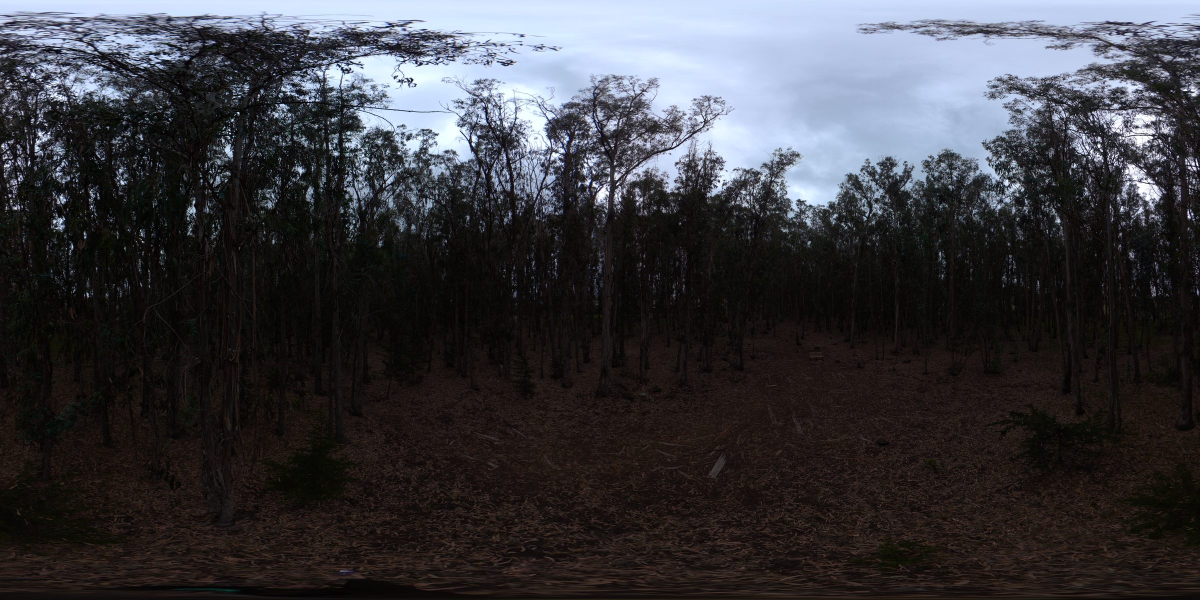
#> input picture examples/example-360-equirectangular.jpg, 2400 x 1200 px (shown at 1/2 size)
$ python gen_reference.py
#> lines starting #> are read from the running program, lines starting #| are printed output that depends on the picture; after the words box and inside, x2 and y2 are one past the last pixel; in counts of white or black regions, pixels touching at a corner belong together
### reference/hemi_pipeline.py
"""
Reference implementation of the core hemispherical-photo transforms.

This is a desktop prototype that documents the math the web app reimplements
in the browser. Given a 360deg equirectangular photo and a "north" direction,
it:

  1. Projects the upper hemisphere to a compass-aligned circular (fisheye)
     image, north-up.
  2. Thresholds sky vs. obstruction (Otsu on the blue channel).
  3. Traces the sun's path for a location/date and overlays it on the image,
     marking each step open (sky) or blocked (obstruction).
  4. Reports simple openness metrics (fraction of sky by zenith ring).

It is intentionally dependency-light and side-effect-free except for the CLI
demo at the bottom.

Deps: numpy, opencv-python(-headless), pysolar. (matplotlib only if you want
to add a viewer.)

CLI demo (runs on the bundled example):
    python hemi_pipeline.py \
        --image ../examples/example-360-equirectangular.jpg \
        --north-frac 0.27353 \
        --lat 35.3102 --lon -120.8326 \
        --date 2026-03-15 --tz -7 \
        --out /tmp/hemi_out

Coordinate conventions (output image):
    center = zenith (straight up), edge = horizon.
    up = north, right = east, down = south, left = west.
"""

import argparse
import math
from datetime import datetime, timedelta, timezone
from pathlib import Path

import cv2
import numpy as np
from pysolar.solar import get_altitude, get_azimuth


# --- Projection ------------------------------------------------------------

def equirect_to_hemispherical(equirect_img, north_azimuth_deg=0.0):
    """Project the upper half of an equirectangular image to a north-up
    circular hemisphere.

    ``north_azimuth_deg`` is the equirectangular azimuth (-180..+180) that
    should point up in the output; it is baked into the projection so no
    post-rotation is needed. center = zenith, edge = horizon.
    """
    h, w = equirect_img.shape[:2]
    top_half = equirect_img[:h // 2, :]

    size = w                      # output diameter = input width (full res)
    cx = cy = size // 2
    radius = size // 2

    ys, xs = np.mgrid[0:size, 0:size]
    dx = (xs - cx).astype(np.float32)
    dy = (ys - cy).astype(np.float32)
    r = np.sqrt(dx ** 2 + dy ** 2)
    theta = np.arctan2(dy, dx)

    # r=0 -> zenith, r=radius -> horizon
    zenith_frac = r / radius
    src_y = (zenith_frac * (h // 2 - 1)).astype(np.float32)

    # up (-y) should map to north_azimuth_deg
    north_rad = np.deg2rad(north_azimuth_deg)
    azimuth = theta + north_rad + np.pi / 2
    azimuth_frac = ((azimuth + np.pi) / (2 * np.pi)) % 1.0
    src_x = (azimuth_frac * (w - 1)).astype(np.float32)

    mask = r <= radius
    map_x = np.where(mask, src_x, 0).astype(np.float32)
    map_y = np.where(mask, src_y, 0).astype(np.float32)

    out = cv2.remap(top_half, map_x, map_y, cv2.INTER_LINEAR)
    out[~mask] = 0
    return out


def north_frac_to_azimuth(north_frac):
    """Convert a horizontal fraction (0..1 across the equirectangular width,
    where the north reference sits) to an azimuth offset in degrees.

    x=0 is the left edge (azimuth -180), center is 0 (camera front)."""
    return north_frac * 360.0 - 180.0


# --- Thresholding ----------------------------------------------------------

# [15 lines left out: function threshold_sky, not called in this run]


def openness_by_ring(binary):
    """Fraction of sky pixels in each 10deg zenith ring (0-10 ... 80-90) plus
    the overall openness. Pure image measure, no models."""
    size = binary.shape[0]
    cx = cy = size // 2
    radius = size // 2
    ys, xs = np.mgrid[0:size, 0:size]
    r = np.sqrt((xs - cx) ** 2 + (ys - cy) ** 2)
    zenith_deg = (r / radius) * 90.0
    is_sky = binary > 127
    in_circle = r <= radius

    rings = {}
    for z in range(0, 90, 10):
        m = in_circle & (zenith_deg >= z) & (zenith_deg < z + 10)
        n = int(m.sum())
        rings[f"{z}-{z + 10}"] = round(float((is_sky & m).sum() / n), 4) if n else 0.0
    total = float((is_sky & in_circle).sum() / in_circle.sum()) if in_circle.sum() else 0.0
    return {"by_ring": rings, "total_openness": round(total, 4)}


# --- Sun path --------------------------------------------------------------

# [10 lines left out: function sun_position_to_pixel, not called in this run]


def solar_path(lat, lon, date, tz_offset_hours, step_minutes=2):
    """Sun positions (datetime, altitude, azimuth) above the horizon for a day.
    ``tz_offset_hours`` is the local UTC offset (e.g. -8 for PST, -7 for PDT)."""
    tz = timezone(timedelta(hours=tz_offset_hours))
    out = []
    for minutes in range(5 * 60, 20 * 60 + 1, step_minutes):
        t = date.replace(hour=minutes // 60, minute=minutes % 60,
                         second=0, tzinfo=tz)
        alt = get_altitude(lat, lon, t)
        if alt > 0:
            out.append((t, alt, get_azimuth(lat, lon, t)))
    return out


# [59 lines left out: functions overlay_solar_path, _main, not called in this run]


# [2 lines that do not run on import are left out]

### validation/gen_reference.py
"""Generate ground-truth data from the Python reference implementation for
validating the JS port (run compare.js afterwards).

Usage:
    pip install numpy opencv-python-headless pysolar
    python validation/gen_reference.py [outdir]

Writes to <outdir> (default validation/_truth):
    meta.json        image size, params, otsu value, openness metrics, sun path
    equirect.rgba    full equirect image as raw RGBA (input for the JS side)
    hemi.rgb         reference hemisphere as raw RGB
    binary.u8        reference sky mask (0/255)
"""
import json
import sys
from datetime import datetime
from pathlib import Path

import cv2
import numpy as np

ROOT = Path(__file__).resolve().parent.parent
sys.path.insert(0, str(ROOT / "reference"))
import hemi_pipeline as ref  # noqa: E402

IMAGE = ROOT / "examples" / "example-360-equirectangular.jpg"
NORTH_FRAC = 0.27353
LAT, LON, TZ = 35.3102, -120.8326, -7
DATE = datetime(2026, 3, 15)

out = Path(sys.argv[1]) if len(sys.argv) > 1 else Path(__file__).parent / "_truth"
out.mkdir(parents=True, exist_ok=True)

img = cv2.imread(str(IMAGE))
#> img is the input picture: shape (1200, 2400, 3); mean B, G, R 62.7, 58, 58.4
h, w = img.shape[:2]
#> h = 1200; w = 2400

rgba = np.dstack([cv2.cvtColor(img, cv2.COLOR_BGR2RGB),
                  np.full((h, w), 255, np.uint8)])
rgba.tofile(out / "equirect.rgba")

az = ref.north_frac_to_azimuth(NORTH_FRAC)
hemi = ref.equirect_to_hemispherical(img, north_azimuth_deg=az)
#> in equirect_to_hemispherical, `top_half = equirect_img[:h // 2, :]`:
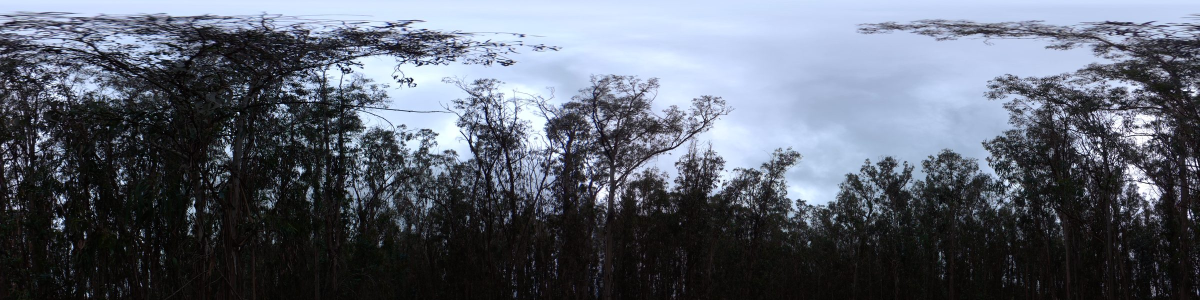
#> top_half: shape (600, 2400, 3) (shown at 1/2 size); mean B, G, R 109.3, 97.2, 91.1
#> in equirect_to_hemispherical, `theta = np.arctan2(dy, dx)`:
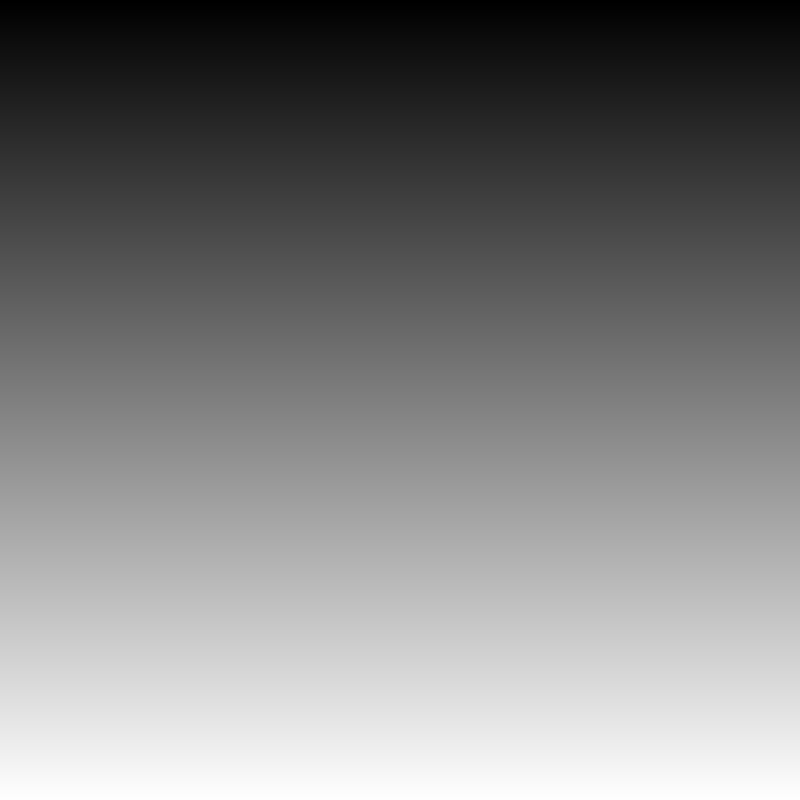
#> dy: shape (2400, 2400) float32 (shown at 1/3 size); min -1200, max 1199, mean -0.5; drawn with min black and max white
#> in equirect_to_hemispherical, `map_x = np.where(mask, src_x, 0).astype(np.float32)`:
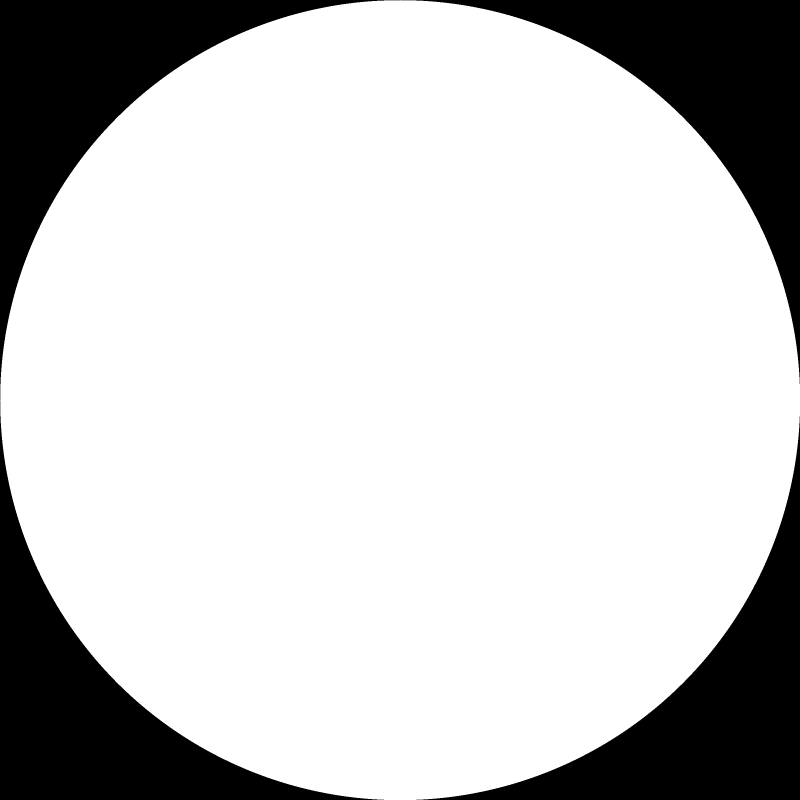
#> mask: shape (2400, 2400) bool (shown at 1/3 size); 78.5% white; 4 black regions, box (x1, y1, x2, y2) and area: (0, 0, 1200, 1200) 310252, (1201, 0, 2400, 1152) 309052, (0, 1201, 1152, 2400) 309052, (1249, 1249, 2400, 2400) 307853
#> in equirect_to_hemispherical, `out = cv2.remap(top_half, map_x, map_y, cv2.INTER_LINEAR)`:
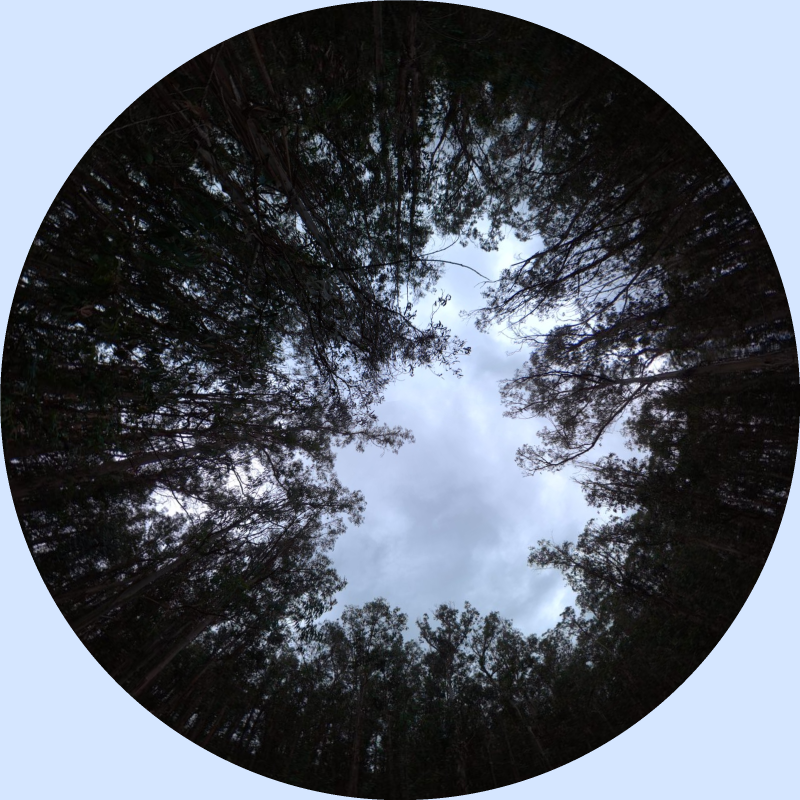
#> out: shape (2400, 2400, 3) (shown at 1/3 size); mean B, G, R 107.8, 97.4, 91.4
#> in equirect_to_hemispherical, `out[~mask] = 0`:
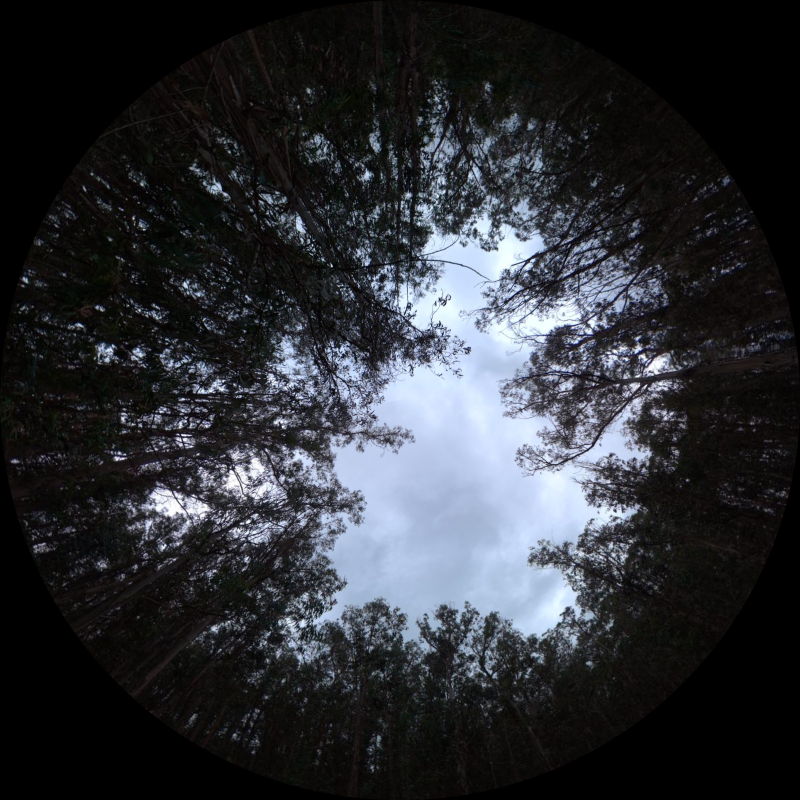
#> out: shape (2400, 2400, 3) (shown at 1/3 size); mean B, G, R 53.1, 48.1, 45.7
cv2.cvtColor(hemi, cv2.COLOR_BGR2RGB).tofile(out / "hemi.rgb")

# threshold_sky() but capturing the otsu value
b = cv2.split(hemi)[0]
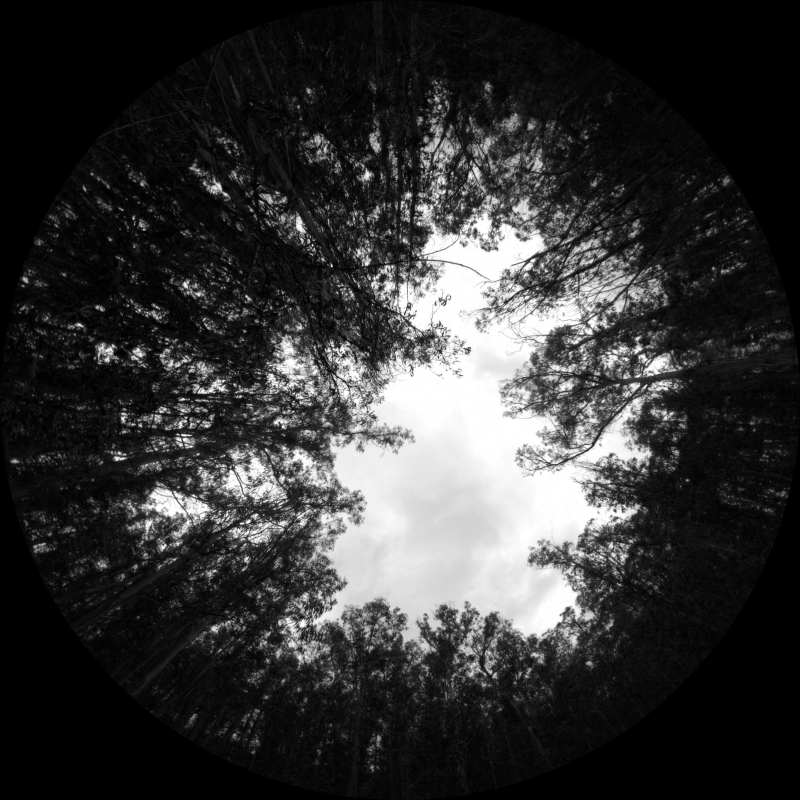
#> b: shape (2400, 2400) (shown at 1/3 size); min 0, max 255, mean 53.1
blurred = cv2.GaussianBlur(b, (5, 5), 0)
otsu, binary = cv2.threshold(blurred, 0, 255, cv2.THRESH_BINARY + cv2.THRESH_OTSU)
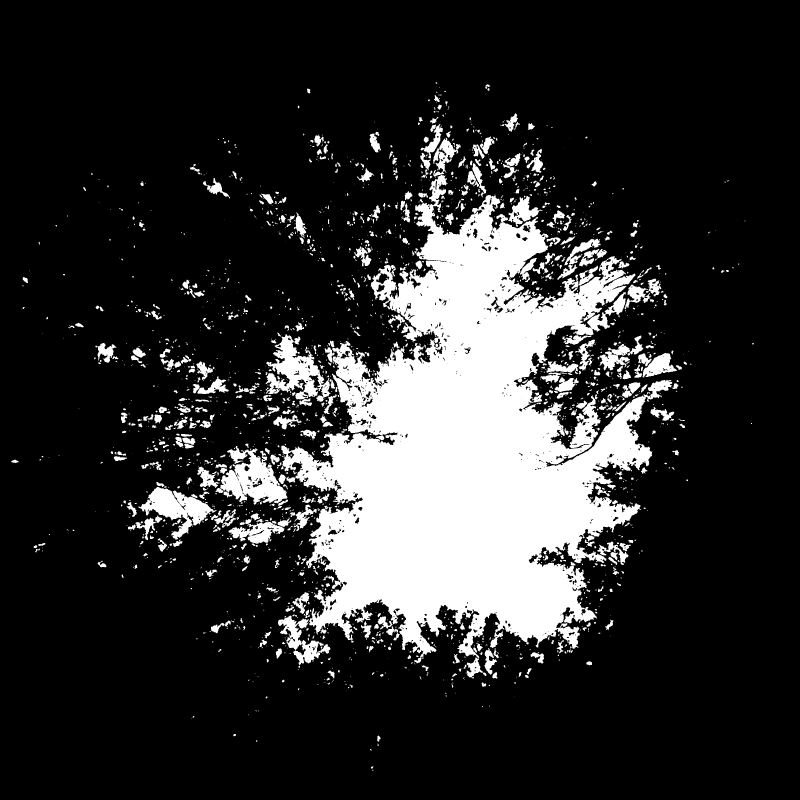
#> binary: shape (2400, 2400) (shown at 1/3 size); 18.1% white; 2306 white regions (1375 under 20 px), largest, box (x1, y1, x2, y2) and area: (842, 525, 2017, 1990) 810438, (661, 1338, 862, 1514) 18549, (797, 1003, 991, 1218) 17659
#> otsu = 112
size = hemi.shape[0]
#> size = 2400
c = r = size // 2
#> c = 1200; r = 1200
ys, xs = np.mgrid[0:size, 0:size]
binary[(xs - c) ** 2 + (ys - c) ** 2 > r ** 2] = 0
binary.tofile(out / "binary.u8")

metrics = ref.openness_by_ring(binary)
#> after the loop in openness_by_ring, `for z in range(0, 90, 10):`: rings = 9 items
#> in openness_by_ring, `total = float((is_sky & in_circle).sum() / in_circle.sum()) if in_circ..`: total = 0.231
#> metrics = 2 items

path = ref.solar_path(LAT, LON, DATE, TZ)
#> (the run stopped early here; a loop or call above may not have finished)

$ run again, with examples/example-hemispherical.jpg copied over examples/example-360-equirectangular.jpg
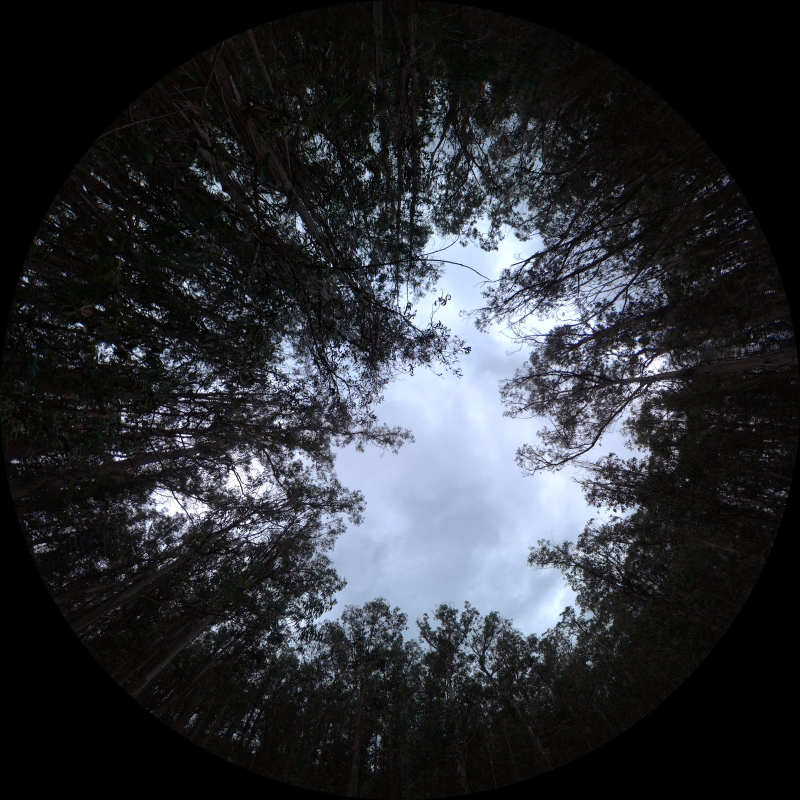
#> input picture examples/example-hemispherical.jpg, 1600 x 1600 px (shown at 1/2 size)
#> img is the input picture: shape (1600, 1600, 3); mean B, G, R 53, 48, 45.6
#> in equirect_to_hemispherical, `top_half = equirect_img[:h // 2, :]`:
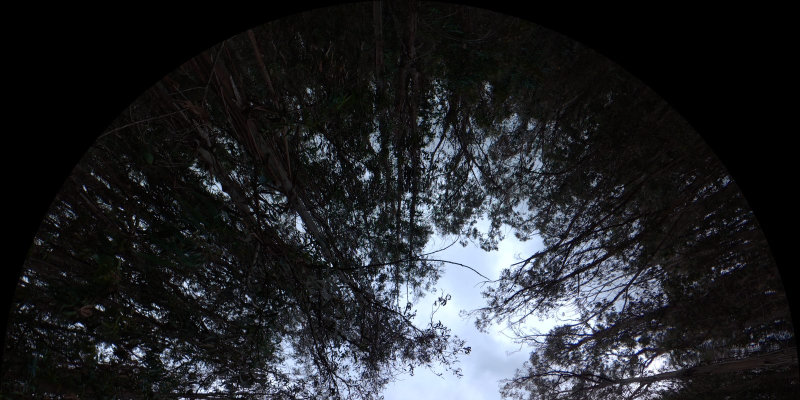
#> top_half: shape (800, 1600, 3) (shown at 1/2 size); mean B, G, R 42.6, 39, 37
#> mask: shape (1600, 1600) bool; 78.5% white; 4 black regions, box (x1, y1, x2, y2) and area: (0, 0, 800, 800) 138157, (801, 0, 1600, 761) 137357, (0, 801, 761, 1600) 137357, (840, 840, 1600, 1600) 136558
#> `otsu, binary = cv2.threshold(blurred, 0, 255, cv2.THRESH_BINARY + cv2...`:
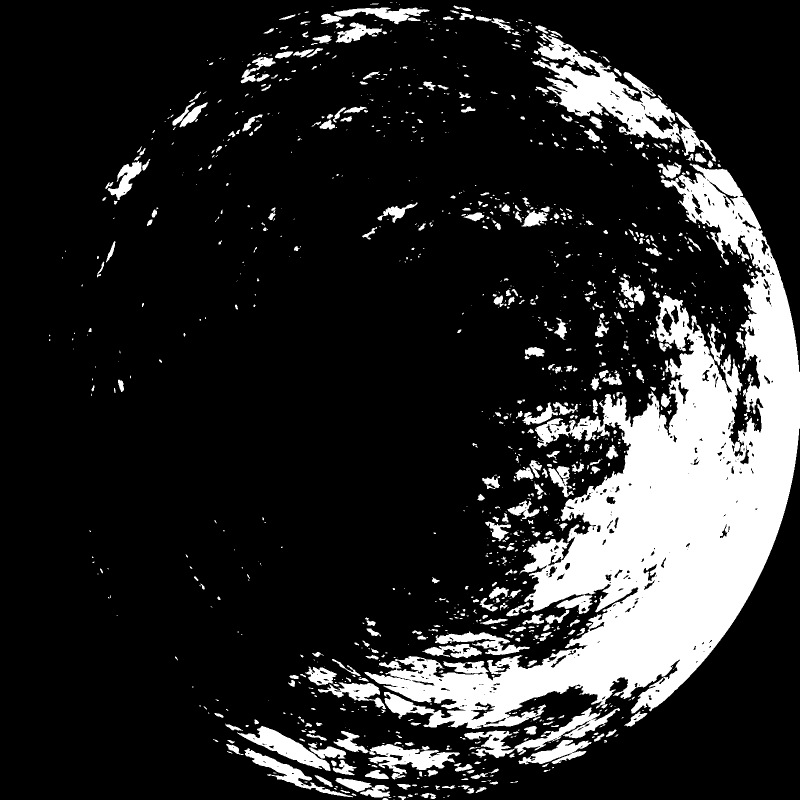
#> binary: shape (1600, 1600) (shown at 1/2 size); 16.6% white; 1276 white regions (771 under 20 px), largest, box (x1, y1, x2, y2) and area: (729, 327, 1600, 1458) 295954, (1065, 67, 1405, 312) 23392, (928, 1415, 1240, 1516) 6804
#> otsu = 107
#> is_sky: shape (1600, 1600) bool; 16.6% white; 1276 white regions (771 under 20 px), largest, box (x1, y1, x2, y2) and area: (729, 327, 1600, 1458) 295811, (1065, 67, 1405, 312) 23392, (928, 1415, 1240, 1516) 6804
#> after the loop in openness_by_ring, `for z in range(0, 90, 10):`: rings = 9 items
#> total = 0.211
#> metrics = 2 items
